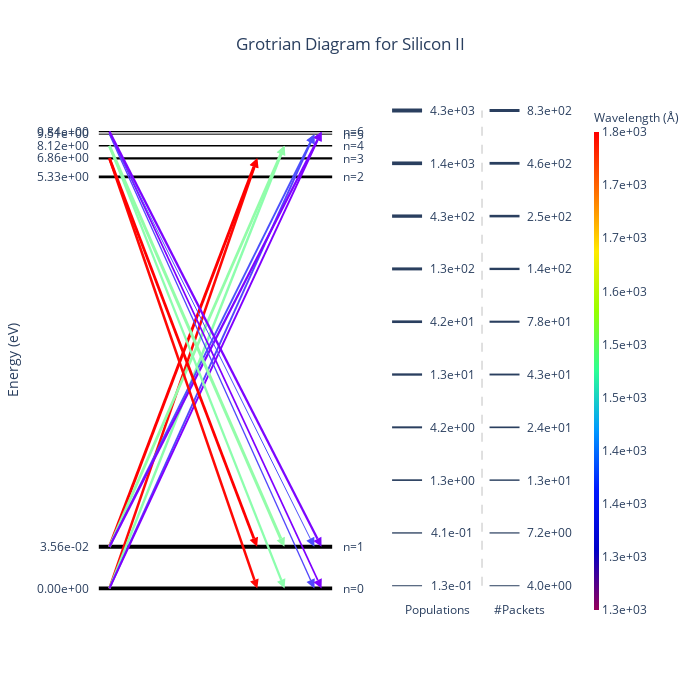

Notebook code cell kept with this figure:
### Code cell
diag = GrotrianWidget.from_simulation(sim)
diag.set_ion(14, 1) # Si II
diag.display()

### Figure 1 — Plotly figure (JSON) as saved in the notebook; plotly's stock layout.template omitted (floating-point values rounded to 4 significant figures)
{"data": [{"hovertemplate": "Energy: 0.00e+00 eV<br>Population: 2.24e+03<extra></extra>", "line": {"color": "black", "width": 3.811}, "mode": "lines", "showlegend": false, "type": "scatter", "x": [-0.05, 0.07222, 0.1944, 0.3167, 0.4389, 0.5611, 0.6833, 0.8056, 0.9278, 1.05], "xaxis": "x", "y": [0, 0, 0, 0, 0, 0, 0, 0, 0, 0], "yaxis": "y"}, {"hovertemplate": "Energy: 3.56e-02 eV<br>Population: 4.31e+03<extra></extra>", "line": {"color": "black", "width": 4}, "mode": "lines", "showlegend": false, "type": "scatter", "x": [-0.05, 0.07222, 0.1944, 0.3167, 0.4389, 0.5611, 0.6833, 0.8056, 0.9278, 1.05], "xaxis": "x", "y": [0.1, 0.1, 0.1, 0.1, 0.1, 0.1, 0.1, 0.1, 0.1, 0.1], "yaxis": "y"}, {"hovertemplate": "Energy: 5.33e+00 eV<br>Population: 5.63e+01<extra></extra>", "line": {"color": "black", "width": 2.75}, "mode": "lines", "showlegend": false, "type": "scatter", "x": [-0.05, 0.07222, 0.1944, 0.3167, 0.4389, 0.5611, 0.6833, 0.8056, 0.9278, 1.05], "xaxis": "x", "y": [0.9908, 0.9908, 0.9908, 0.9908, 0.9908, 0.9908, 0.9908, 0.9908, 0.9908, 0.9908], "yaxis": "y"}, {"hovertemplate": "Energy: 6.86e+00 eV<br>Population: 9.78e+00<extra></extra>", "line": {"color": "black", "width": 2.246}, "mode": "lines", "showlegend": false, "type": "scatter", "x": [-0.05, 0.07222, 0.1944, 0.3167, 0.4389, 0.5611, 0.6833, 0.8056, 0.9278, 1.05], "xaxis": "x", "y": [1.036, 1.036, 1.036, 1.036, 1.036, 1.036, 1.036, 1.036, 1.036, 1.036], "yaxis": "y"}, {"hovertemplate": "Energy: 8.12e+00 eV<br>Population: 5.35e-01<extra></extra>", "line": {"color": "black", "width": 1.409}, "mode": "lines", "showlegend": false, "type": "scatter", "x": [-0.05, 0.07222, 0.1944, 0.3167, 0.4389, 0.5611, 0.6833, 0.8056, 0.9278, 1.05], "xaxis": "x", "y": [1.066, 1.066, 1.066, 1.066, 1.066, 1.066, 1.066, 1.066, 1.066, 1.066], "yaxis": "y"}, {"hovertemplate": "Energy: 9.51e+00 eV<br>Population: 1.29e-01<extra></extra>", "line": {"color": "black", "width": 1}, "mode": "lines", "showlegend": false, "type": "scatter", "x": [-0.05, 0.07222, 0.1944, 0.3167, 0.4389, 0.5611, 0.6833, 0.8056, 0.9278, 1.05], "xaxis": "x", "y": [1.094, 1.094, 1.094, 1.094, 1.094, 1.094, 1.094, 1.094, 1.094, 1.094], "yaxis": "y"}, {"hovertemplate": "Energy: 9.84e+00 eV<br>Population: 3.68e-01<extra></extra>", "line": {"color": "black", "width": 1.301}, "mode": "lines", "showlegend": false, "type": "scatter", "x": [-0.05, 0.07222, 0.1944, 0.3167, 0.4389, 0.5611, 0.6833, 0.8056, 0.9278, 1.05], "xaxis": "x", "y": [1.1, 1.1, 1.1, 1.1, 1.1, 1.1, 1.1, 1.1, 1.1, 1.1], "yaxis": "y"}, {"hovertemplate": "Count: 230<br>Wavelength: 1.81e+03 Å<extra></extra>", "line": {"color": "#ff0905", "width": 2.518}, "marker": {"angleref": "previous", "color": "#ff0905", "size": 9, "symbol": "arrow-bar-up"}, "type": "scatter", "x": [0, 0.6972], "xaxis": "x", "y": [0, 1.036], "yaxis": "y"}, {"hovertemplate": "Count: 234<br>Wavelength: 1.53e+03 Å<extra></extra>", "line": {"color": "#8cfead", "width": 2.525}, "marker": {"angleref": "previous", "color": "#8cfead", "size": 9, "symbol": "arrow-bar-up"}, "type": "scatter", "x": [0, 0.8256], "xaxis": "x", "y": [0, 1.066], "yaxis": "y"}, {"hovertemplate": "Count: 48<br>Wavelength: 1.30e+03 Å<extra></extra>", "line": {"color": "#5247fc", "width": 1.931}, "marker": {"angleref": "previous", "color": "#5247fc", "size": 9, "symbol": "arrow-bar-up"}, "type": "scatter", "x": [0, 0.9663], "xaxis": "x", "y": [0, 1.094], "yaxis": "y"}, {"hovertemplate": "Count: 51<br>Wavelength: 1.26e+03 Å<extra></extra>", "line": {"color": "#8000ff", "width": 1.954}, "marker": {"angleref": "previous", "color": "#8000ff", "size": 9, "symbol": "arrow-bar-up"}, "type": "scatter", "x": [0, 1], "xaxis": "x", "y": [0, 1.1], "yaxis": "y"}, {"hovertemplate": "Count: 683<br>Wavelength: 1.82e+03 Å<extra></extra>", "line": {"color": "#ff0000", "width": 2.926}, "marker": {"angleref": "previous", "color": "#ff0000", "size": 9, "symbol": "arrow-bar-up"}, "type": "scatter", "x": [0, 0.6961], "xaxis": "x", "y": [0.1, 1.036], "yaxis": "y"}, {"hovertemplate": "Count: 434<br>Wavelength: 1.53e+03 Å<extra></extra>", "line": {"color": "#92fda9", "width": 2.756}, "marker": {"angleref": "previous", "color": "#92fda9", "size": 9, "symbol": "arrow-bar-up"}, "type": "scatter", "x": [0, 0.8249], "xaxis": "x", "y": [0.1, 1.066], "yaxis": "y"}, {"hovertemplate": "Count: 42<br>Wavelength: 1.31e+03 Å<extra></extra>", "line": {"color": "#4c50fc", "width": 1.881}, "marker": {"angleref": "previous", "color": "#4c50fc", "size": 9, "symbol": "arrow-bar-up"}, "type": "scatter", "x": [0, 0.9662], "xaxis": "x", "y": [0.1, 1.094], "yaxis": "y"}, {"hovertemplate": "Count: 119<br>Wavelength: 1.27e+03 Å<extra></extra>", "line": {"color": "#7c06ff", "width": 2.271}, "marker": {"angleref": "previous", "color": "#7c06ff", "size": 9, "symbol": "arrow-bar-up"}, "type": "scatter", "x": [0, 1], "xaxis": "x", "y": [0.1, 1.1], "yaxis": "y"}, {"hovertemplate": "Count: 239<br>Wavelength: 1.81e+03 Å<extra></extra>", "line": {"color": "#ff0905", "width": 2.533}, "marker": {"angleref": "previous", "color": "#ff0905", "size": 9, "symbol": "arrow-bar-up"}, "type": "scatter", "x": [0, 0.6972], "xaxis": "x", "y": [1.036, 0], "yaxis": "y"}, {"hovertemplate": "Count: 101<br>Wavelength: 1.53e+03 Å<extra></extra>", "line": {"color": "#8cfead", "width": 2.21}, "marker": {"angleref": "previous", "color": "#8cfead", "size": 9, "symbol": "arrow-bar-up"}, "type": "scatter", "x": [0, 0.8256], "xaxis": "x", "y": [1.066, 0], "yaxis": "y"}, {"hovertemplate": "Count: 10<br>Wavelength: 1.30e+03 Å<extra></extra>", "line": {"color": "#5247fc", "width": 1.343}, "marker": {"angleref": "previous", "color": "#5247fc", "size": 9, "symbol": "arrow-bar-up"}, "type": "scatter", "x": [0, 0.9663], "xaxis": "x", "y": [1.094, 0], "yaxis": "y"}, {"hovertemplate": "Count: 24<br>Wavelength: 1.26e+03 Å<extra></extra>", "line": {"color": "#8000ff", "width": 1.671}, "marker": {"angleref": "previous", "color": "#8000ff", "size": 9, "symbol": "arrow-bar-up"}, "type": "scatter", "x": [0, 1], "xaxis": "x", "y": [1.1, 0], "yaxis": "y"}, {"hovertemplate": "Count: 464<br>Wavelength: 1.82e+03 Å<extra></extra>", "line": {"color": "#ff0000", "width": 2.781}, "marker": {"angleref": "previous", "color": "#ff0000", "size": 9, "symbol": "arrow-bar-up"}, "type": "scatter", "x": [0, 0.6961], "xaxis": "x", "y": [1.036, 0.1], "yaxis": "y"}, {"hovertemplate": "Count: 832<br>Wavelength: 1.53e+03 Å<extra></extra>", "line": {"color": "#92fda9", "width": 3}, "marker": {"angleref": "previous", "color": "#92fda9", "size": 9, "symbol": "arrow-bar-up"}, "type": "scatter", "x": [0, 0.8249], "xaxis": "x", "y": [1.066, 0.1], "yaxis": "y"}, {"hovertemplate": "Count: 4<br>Wavelength: 1.31e+03 Å<extra></extra>", "line": {"color": "#4c50fc", "width": 1}, "marker": {"angleref": "previous", "color": "#4c50fc", "size": 9, "symbol": "arrow-bar-up"}, "type": "scatter", "x": [0, 0.9662], "xaxis": "x", "y": [1.094, 0.1], "yaxis": "y"}, {"hovertemplate": "Count: 120<br>Wavelength: 1.27e+03 Å<extra></extra>", "line": {"color": "#7c06ff", "width": 2.274}, "marker": {"angleref": "previous", "color": "#7c06ff", "size": 9, "symbol": "arrow-bar-up"}, "type": "scatter", "x": [0, 1], "xaxis": "x", "y": [1.1, 0.1], "yaxis": "y"}, {"hoverinfo": "none", "marker": {"cmax": 3.259, "cmin": 3.101, "colorbar": {"outlinewidth": 0, "thickness": 5, "ticktext": ["1.3e+03", "1.3e+03", "1.4e+03", "1.4e+03", "1.5e+03", "1.5e+03", "1.6e+03", "1.7e+03", "1.7e+03", "1.8e+03"], "tickvals": [3.101, 3.118, 3.136, 3.153, 3.171, 3.189, 3.206, 3.224, 3.242, 3.259], "title": {"font": {"size": 12}, "text": "Wavelength (Å)"}}, "colorscale": [[0, "rgb(150,0,90)"], [0.125, "rgb(0,0,200)"], [0.25, "rgb(0,25,255)"], [0.375, "rgb(0,152,255)"], [0.5, "rgb(44,255,150)"], [0.625, "rgb(151,255,0)"], [0.75, "rgb(255,234,0)"], [0.875, "rgb(255,111,0)"], [1, "rgb(255,0,0)"]], "showscale": true}, "mode": "markers", "type": "scatter", "x": [null], "xaxis": "x2", "y": [null], "yaxis": "y2"}], "layout": {"annotations": [{"showarrow": false, "text": "n=0", "x": 1.15, "xref": "x", "y": 0}, {"showarrow": false, "text": "n=1", "x": 1.15, "xref": "x", "y": 0.1}, {"showarrow": false, "text": "n=2", "x": 1.15, "xref": "x", "y": 0.9908}, {"showarrow": false, "text": "n=3", "x": 1.15, "xref": "x", "y": 1.036}, {"showarrow": false, "text": "n=4", "x": 1.15, "xref": "x", "y": 1.066}, {"showarrow": false, "text": "n=5", "x": 1.15, "xref": "x", "y": 1.094}, {"showarrow": false, "text": "n=6", "x": 1.15, "xref": "x", "y": 1.1}, {"showarrow": false, "text": "1.3e-01", "x": 0.5, "xref": "x2", "y": 0, "yref": "y2"}, {"showarrow": false, "text": "4.1e-01", "x": 0.5, "xref": "x2", "y": 0.1111, "yref": "y2"}, {"showarrow": false, "text": "1.3e+00", "x": 0.5, "xref": "x2", "y": 0.2222, "yref": "y2"}, {"showarrow": false, "text": "4.2e+00", "x": 0.5, "xref": "x2", "y": 0.3333, "yref": "y2"}, {"showarrow": false, "text": "1.3e+01", "x": 0.5, "xref": "x2", "y": 0.4444, "yref": "y2"}, {"showarrow": false, "text": "4.2e+01", "x": 0.5, "xref": "x2", "y": 0.5556, "yref": "y2"}, {"showarrow": false, "text": "1.3e+02", "x": 0.5, "xref": "x2", "y": 0.6667, "yref": "y2"}, {"showarrow": false, "text": "4.3e+02", "x": 0.5, "xref": "x2", "y": 0.7778, "yref": "y2"}, {"showarrow": false, "text": "1.4e+03", "x": 0.5, "xref": "x2", "y": 0.8889, "yref": "y2"}, {"showarrow": false, "text": "4.3e+03", "x": 0.5, "xref": "x2", "y": 1, "yref": "y2"}, {"showarrow": false, "text": "Populations", "x": 0.4, "xref": "x2", "y": -0.05, "yref": "y2"}, {"showarrow": false, "text": "4.0e+00", "x": 1.15, "xref": "x2", "y": 0, "yref": "y2"}, {"showarrow": false, "text": "7.2e+00", "x": 1.15, "xref": "x2", "y": 0.1111, "yref": "y2"}, {"showarrow": false, "text": "1.3e+01", "x": 1.15, "xref": "x2", "y": 0.2222, "yref": "y2"}, {"showarrow": false, "text": "2.4e+01", "x": 1.15, "xref": "x2", "y": 0.3333, "yref": "y2"}, {"showarrow": false, "text": "4.3e+01", "x": 1.15, "xref": "x2", "y": 0.4444, "yref": "y2"}, {"showarrow": false, "text": "7.8e+01", "x": 1.15, "xref": "x2", "y": 0.5556, "yref": "y2"}, {"showarrow": false, "text": "1.4e+02", "x": 1.15, "xref": "x2", "y": 0.6667, "yref": "y2"}, {"showarrow": false, "text": "2.5e+02", "x": 1.15, "xref": "x2", "y": 0.7778, "yref": "y2"}, {"showarrow": false, "text": "4.6e+02", "x": 1.15, "xref": "x2", "y": 0.8889, "yref": "y2"}, {"showarrow": false, "text": "8.3e+02", "x": 1.15, "xref": "x2", "y": 1, "yref": "y2"}, {"showarrow": false, "text": "#Packets", "x": 0.95, "xref": "x2", "y": -0.05, "yref": "y2"}], "autosize": false, "height": 700, "plot_bgcolor": "white", "shapes": [{"line": {"width": 1}, "type": "line", "x0": 0.1, "x1": 0.3, "xref": "x2", "y0": 0, "y1": 0, "yref": "y2"}, {"line": {"width": 1.333}, "type": "line", "x0": 0.1, "x1": 0.3, "xref": "x2", "y0": 0.1111, "y1": 0.1111, "yref": "y2"}, {"line": {"width": 1.667}, "type": "line", "x0": 0.1, "x1": 0.3, "xref": "x2", "y0": 0.2222, "y1": 0.2222, "yref": "y2"}, {"line": {"width": 2}, "type": "line", "x0": 0.1, "x1": 0.3, "xref": "x2", "y0": 0.3333, "y1": 0.3333, "yref": "y2"}, {"line": {"width": 2.333}, "type": "line", "x0": 0.1, "x1": 0.3, "xref": "x2", "y0": 0.4444, "y1": 0.4444, "yref": "y2"}, {"line": {"width": 2.667}, "type": "line", "x0": 0.1, "x1": 0.3, "xref": "x2", "y0": 0.5556, "y1": 0.5556, "yref": "y2"}, {"line": {"width": 3}, "type": "line", "x0": 0.1, "x1": 0.3, "xref": "x2", "y0": 0.6667, "y1": 0.6667, "yref": "y2"}, {"line": {"width": 3.333}, "type": "line", "x0": 0.1, "x1": 0.3, "xref": "x2", "y0": 0.7778, "y1": 0.7778, "yref": "y2"}, {"line": {"width": 3.667}, "type": "line", "x0": 0.1, "x1": 0.3, "xref": "x2", "y0": 0.8889, "y1": 0.8889, "yref": "y2"}, {"line": {"width": 4}, "type": "line", "x0": 0.1, "x1": 0.3, "xref": "x2", "y0": 1, "y1": 1, "yref": "y2"}, {"line": {"color": "grey", "dash": "dash", "width": 0.5}, "type": "line", "x0": 0.7, "x1": 0.7, "xref": "x2", "y0": 0, "y1": 1, "yref": "y2"}, {"line": {"width": 1}, "type": "line", "x0": 0.75, "x1": 0.95, "xref": "x2", "y0": 0, "y1": 0, "yref": "y2"}, {"line": {"width": 1.222}, "type": "line", "x0": 0.75, "x1": 0.95, "xref": "x2", "y0": 0.1111, "y1": 0.1111, "yref": "y2"}, {"line": {"width": 1.444}, "type": "line", "x0": 0.75, "x1": 0.95, "xref": "x2", "y0": 0.2222, "y1": 0.2222, "yref": "y2"}, {"line": {"width": 1.667}, "type": "line", "x0": 0.75, "x1": 0.95, "xref": "x2", "y0": 0.3333, "y1": 0.3333, "yref": "y2"}, {"line": {"width": 1.889}, "type": "line", "x0": 0.75, "x1": 0.95, "xref": "x2", "y0": 0.4444, "y1": 0.4444, "yref": "y2"}, {"line": {"width": 2.111}, "type": "line", "x0": 0.75, "x1": 0.95, "xref": "x2", "y0": 0.5556, "y1": 0.5556, "yref": "y2"}, {"line": {"width": 2.333}, "type": "line", "x0": 0.75, "x1": 0.95, "xref": "x2", "y0": 0.6667, "y1": 0.6667, "yref": "y2"}, {"line": {"width": 2.556}, "type": "line", "x0": 0.75, "x1": 0.95, "xref": "x2", "y0": 0.7778, "y1": 0.7778, "yref": "y2"}, {"line": {"width": 2.778}, "type": "line", "x0": 0.75, "x1": 0.95, "xref": "x2", "y0": 0.8889, "y1": 0.8889, "yref": "y2"}, {"line": {"width": 3}, "type": "line", "x0": 0.75, "x1": 0.95, "xref": "x2", "y0": 1, "y1": 1, "yref": "y2"}], "showlegend": false, "title": {"text": "Grotrian Diagram for Silicon II", "x": 0.5}, "width": 700, "xaxis": {"anchor": "y", "automargin": true, "domain": [0, 0.57], "fixedrange": true, "showgrid": false, "showticklabels": false}, "xaxis2": {"anchor": "y2", "domain": [0.62, 1], "fixedrange": true, "showticklabels": false}, "yaxis": {"anchor": "x", "domain": [0, 1], "fixedrange": true, "range": [0, null], "showgrid": false, "tickmode": "array", "ticktext": ["0.00e+00", "3.56e-02", "5.33e+00", "6.86e+00", "8.12e+00", "9.51e+00", "9.84e+00"], "tickvals": [0, 0.1, 0.9908, 1.036, 1.066, 1.094, 1.1], "title": {"text": "Energy (eV)"}}, "yaxis2": {"anchor": "x2", "domain": [0, 1], "fixedrange": true, "showticklabels": false}}}
